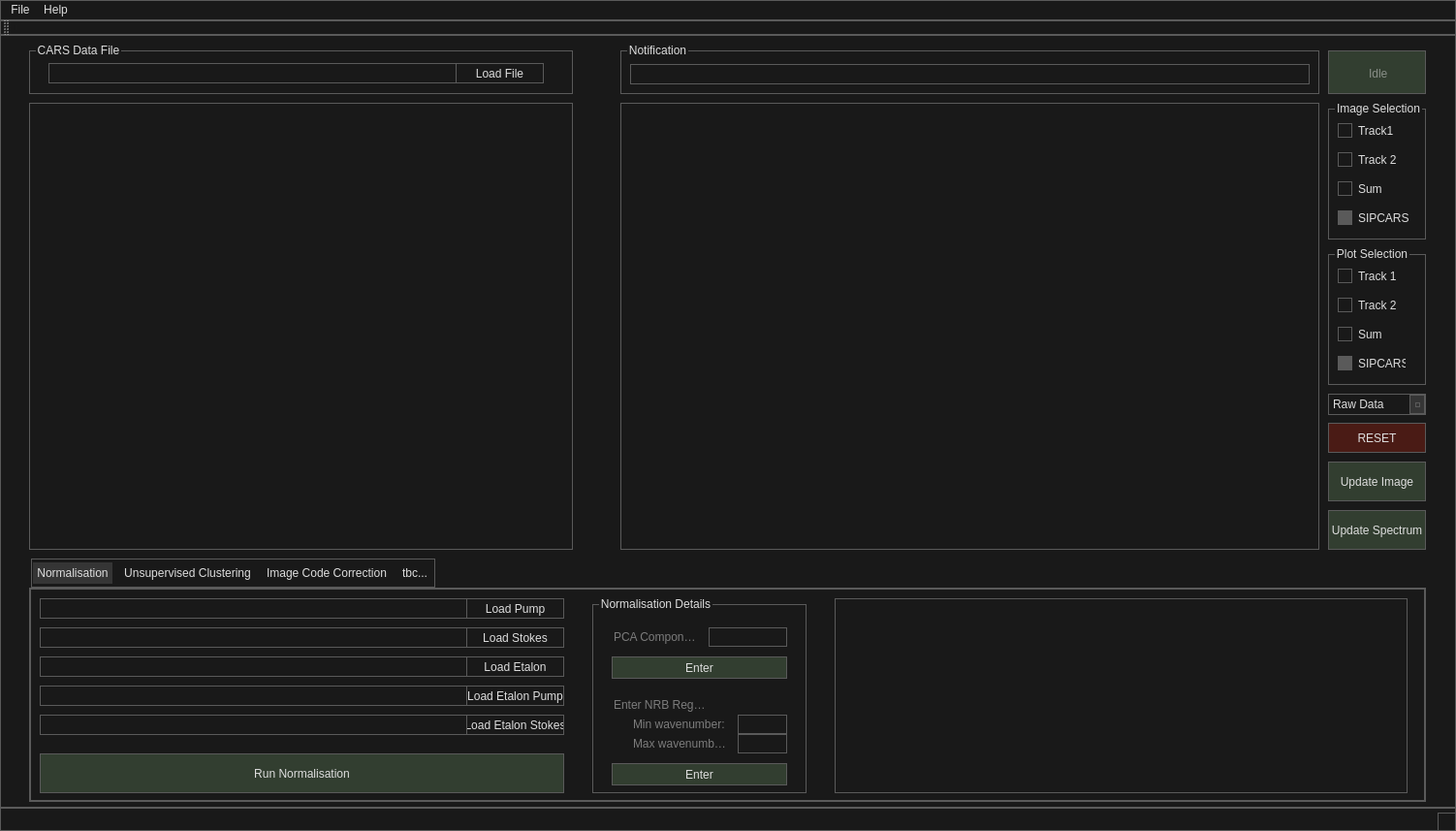
<?xml version="1.0" encoding="UTF-8"?>
<ui version="4.0">
 <class>MainWindow</class>
 <widget class="QMainWindow" name="MainWindow">
  <property name="geometry">
   <rect>
    <x>0</x>
    <y>0</y>
    <width>1502</width>
    <height>857</height>
   </rect>
  </property>
  <property name="windowTitle">
   <string>MainWindow</string>
  </property>
  <property name="autoFillBackground">
   <bool>false</bool>
  </property>
  <property name="styleSheet">
   <string notr="true">/*
	Copyright 2013 Emanuel Claesson

	Licensed under the Apache License, Version 2.0 (the &quot;License&quot;);
	you may not use this file except in compliance with the License.
	You may obtain a copy of the License at

		http://www.apache.org/licenses/LICENSE-2.0

	Unless required by applicable law or agreed to in writing, software
	distributed under the License is distributed on an &quot;AS IS&quot; BASIS,
	WITHOUT WARRANTIES OR CONDITIONS OF ANY KIND, either express or implied.
	See the License for the specific language governing permissions and
	limitations under the License.
*/

/*
	COLOR_DARK     = #191919
	COLOR_MEDIUM   = #353535
	COLOR_MEDLIGHT = #5A5A5A
	COLOR_LIGHT    = #DDDDDD
	COLOR_ACCENT   = #3D7848
*/

* {
	background: #191919;
	color: #DDDDDD;
	border: 1px solid #5A5A5A;
}

QWidget::item:selected {
	background: #3D7848;
}

QCheckBox, QRadioButton {
	border: none;
}

QRadioButton::indicator, QCheckBox::indicator {
	width: 13px;
	height: 13px;
}

QRadioButton::indicator::unchecked, QCheckBox::indicator::unchecked {
	border: 1px solid #5A5A5A;
	background: none;
}

QRadioButton::indicator:unchecked:hover, QCheckBox::indicator:unchecked:hover {
	border: 1px solid #DDDDDD;
}

QRadioButton::indicator::checked, QCheckBox::indicator::checked {
	border: 1px solid #5A5A5A;
	background: #5A5A5A;
}

QRadioButton::indicator:checked:hover, QCheckBox::indicator:checked:hover {
	border: 1px solid #DDDDDD;
	background: #DDDDDD;
}

QGroupBox {
	margin-top: 6px;
}

QGroupBox::title {
	top: -7px;
	left: 7px;
}

QScrollBar {
	border: 1px solid #5A5A5A;
	background: #191919;
}

QScrollBar:horizontal {
	height: 15px;
	margin: 0px 0px 0px 32px;
}

QScrollBar:vertical {
	width: 15px;
	margin: 32px 0px 0px 0px;
}

QScrollBar::handle {
	background: #353535;
	border: 1px solid #5A5A5A;
}

QScrollBar::handle:horizontal {
	border-width: 0px 1px 0px 1px;
}

QScrollBar::handle:vertical {
	border-width: 1px 0px 1px 0px;
}

QScrollBar::handle:horizontal {
	min-width: 20px;
}

QScrollBar::handle:vertical {
	min-height: 20px;
}

QScrollBar::add-line, QScrollBar::sub-line {
	background:#353535;
	border: 1px solid #5A5A5A;
	subcontrol-origin: margin;
}

QScrollBar::add-line {
	position: absolute;
}

QScrollBar::add-line:horizontal {
	width: 15px;
	subcontrol-position: left;
	left: 15px;
}

QScrollBar::add-line:vertical {
	height: 15px;
	subcontrol-position: top;
	top: 15px;
}

QScrollBar::sub-line:horizontal {
	width: 15px;
	subcontrol-position: top left;
}

QScrollBar::sub-line:vertical {
	height: 15px;
	subcontrol-position: top;
}

QScrollBar:left-arrow, QScrollBar::right-arrow, QScrollBar::up-arrow, QScrollBar::down-arrow {
	border: 1px solid #5A5A5A;
	width: 3px;
	height: 3px;
}

QScrollBar::add-page, QScrollBar::sub-page {
	background: none;
}

QAbstractButton:hover {
	background: #353535;
}

QAbstractButton:pressed {
	background: #5A5A5A;
}

QAbstractItemView {
	show-decoration-selected: 1;
	selection-background-color: #3D7848;
	selection-color: #DDDDDD;
	alternate-background-color: #353535;
}

QHeaderView {
	border: 1px solid #5A5A5A;
}

QHeaderView::section {
	background: #191919;
	border: 1px solid #5A5A5A;
	padding: 4px;
}

QHeaderView::section:selected, QHeaderView::section::checked {
	background: #353535;
}

QTableView {
	gridline-color: #5A5A5A;
}

QTabBar {
	margin-left: 2px;
}

QTabBar::tab {
	border-radius: 0px;
	padding: 4px;
	margin: 4px;
}

QTabBar::tab:selected {
	background: #353535;
}

QComboBox::down-arrow {
	border: 1px solid #5A5A5A;
	background: #353535;
}

QComboBox::drop-down {
	border: 1px solid #5A5A5A;
	background: #353535;
}

QComboBox::down-arrow {
	width: 3px;
	height: 3px;
	border: 1px solid #5A5A5A;
}

QAbstractSpinBox {
	padding-right: 15px;
}

QAbstractSpinBox::up-button, QAbstractSpinBox::down-button {
	border: 1px solid #5A5A5A;
	background: #353535;
	subcontrol-origin: border;
}

QAbstractSpinBox::up-arrow, QAbstractSpinBox::down-arrow {
	width: 3px;
	height: 3px;
	border: 1px solid #5A5A5A;
}

QSlider {
	border: none;
}

QSlider::groove:horizontal {
	height: 5px;
	margin: 4px 0px 4px 0px;
}

QSlider::groove:vertical {
	width: 5px;
	margin: 0px 4px 0px 4px;
}

QSlider::handle {
	border: 1px solid #5A5A5A;
	background: #353535;
}

QSlider::handle:horizontal {
	width: 15px;
	margin: -4px 0px -4px 0px;
}

QSlider::handle:vertical {
	height: 15px;
	margin: 0px -4px 0px -4px;
}

QSlider::add-page:vertical, QSlider::sub-page:horizontal {
	background: #3D7848;
}

QSlider::sub-page:vertical, QSlider::add-page:horizontal {
	background: #353535;
}

QLabel {
	border: none;
}

QProgressBar {
	text-align: center;
}

QProgressBar::chunk {
	width: 1px;
	background-color: #3D7848;
}

QMenu::separator {
	background: #353535;
}</string>
  </property>
  <widget class="QWidget" name="centralWidget">
   <widget class="ImageView" name="image_win">
    <property name="geometry">
     <rect>
      <x>30</x>
      <y>70</y>
      <width>561</width>
      <height>461</height>
     </rect>
    </property>
   </widget>
   <widget class="QPushButton" name="RESET">
    <property name="geometry">
     <rect>
      <x>1370</x>
      <y>400</y>
      <width>101</width>
      <height>31</height>
     </rect>
    </property>
    <property name="styleSheet">
     <string notr="true">QPushButton {
    background: #4a1b15;
}

QPushButton:hover {
    background: #62221b;
}

QPushButton:pressed {
    background: #762720;     
}</string>
    </property>
    <property name="text">
     <string>RESET</string>
    </property>
   </widget>
   <widget class="QPushButton" name="update_image">
    <property name="geometry">
     <rect>
      <x>1370</x>
      <y>440</y>
      <width>101</width>
      <height>41</height>
     </rect>
    </property>
    <property name="styleSheet">
     <string notr="true">QPushButton {
    background: #323e30;
}

QPushButton:hover {
    background: #3e5f41;
}

QPushButton:pressed {
    background: #537f57;     
}</string>
    </property>
    <property name="text">
     <string>Update Image</string>
    </property>
   </widget>
   <widget class="QPushButton" name="update_spectrum">
    <property name="geometry">
     <rect>
      <x>1370</x>
      <y>490</y>
      <width>101</width>
      <height>41</height>
     </rect>
    </property>
    <property name="styleSheet">
     <string notr="true">QPushButton {
    background: #323e30;
}

QPushButton:hover {
    background: #3e5f41;
}

QPushButton:pressed {
    background: #537f57;     
}</string>
    </property>
    <property name="text">
     <string>Update Spectrum</string>
    </property>
   </widget>
   <widget class="QGroupBox" name="image_selection_box">
    <property name="geometry">
     <rect>
      <x>1370</x>
      <y>70</y>
      <width>101</width>
      <height>141</height>
     </rect>
    </property>
    <property name="title">
     <string>Image Selection</string>
    </property>
    <widget class="QRadioButton" name="track1_image_select">
     <property name="geometry">
      <rect>
       <x>10</x>
       <y>20</y>
       <width>82</width>
       <height>17</height>
      </rect>
     </property>
     <property name="text">
      <string>Track1</string>
     </property>
     <property name="checked">
      <bool>false</bool>
     </property>
    </widget>
    <widget class="QRadioButton" name="track2_image_select">
     <property name="geometry">
      <rect>
       <x>10</x>
       <y>50</y>
       <width>82</width>
       <height>17</height>
      </rect>
     </property>
     <property name="text">
      <string>Track 2</string>
     </property>
     <property name="checked">
      <bool>false</bool>
     </property>
    </widget>
    <widget class="QRadioButton" name="sipcars_image_select">
     <property name="geometry">
      <rect>
       <x>10</x>
       <y>110</y>
       <width>82</width>
       <height>17</height>
      </rect>
     </property>
     <property name="text">
      <string>SIPCARS</string>
     </property>
     <property name="checked">
      <bool>true</bool>
     </property>
    </widget>
    <widget class="QRadioButton" name="sum_image_select">
     <property name="geometry">
      <rect>
       <x>10</x>
       <y>80</y>
       <width>82</width>
       <height>17</height>
      </rect>
     </property>
     <property name="text">
      <string>Sum</string>
     </property>
     <property name="checked">
      <bool>false</bool>
     </property>
    </widget>
   </widget>
   <widget class="PlotWidget" name="spectrum_win">
    <property name="geometry">
     <rect>
      <x>640</x>
      <y>70</y>
      <width>721</width>
      <height>461</height>
     </rect>
    </property>
   </widget>
   <widget class="QGroupBox" name="file_box">
    <property name="geometry">
     <rect>
      <x>30</x>
      <y>10</y>
      <width>561</width>
      <height>51</height>
     </rect>
    </property>
    <property name="title">
     <string>CARS Data File</string>
    </property>
    <widget class="QPushButton" name="load_file">
     <property name="geometry">
      <rect>
       <x>440</x>
       <y>19</y>
       <width>91</width>
       <height>21</height>
      </rect>
     </property>
     <property name="text">
      <string>Load File</string>
     </property>
    </widget>
    <widget class="QLineEdit" name="cars_file_name">
     <property name="geometry">
      <rect>
       <x>20</x>
       <y>19</y>
       <width>421</width>
       <height>21</height>
      </rect>
     </property>
     <property name="readOnly">
      <bool>true</bool>
     </property>
    </widget>
   </widget>
   <widget class="QGroupBox" name="error_box">
    <property name="geometry">
     <rect>
      <x>640</x>
      <y>10</y>
      <width>721</width>
      <height>51</height>
     </rect>
    </property>
    <property name="title">
     <string>Notification</string>
    </property>
    <widget class="QLineEdit" name="error_text">
     <property name="geometry">
      <rect>
       <x>10</x>
       <y>20</y>
       <width>701</width>
       <height>21</height>
      </rect>
     </property>
     <property name="readOnly">
      <bool>true</bool>
     </property>
    </widget>
   </widget>
   <widget class="QGroupBox" name="plot_selection_box">
    <property name="geometry">
     <rect>
      <x>1370</x>
      <y>220</y>
      <width>101</width>
      <height>141</height>
     </rect>
    </property>
    <property name="title">
     <string>Plot Selection</string>
    </property>
    <widget class="QCheckBox" name="track1_plot_select">
     <property name="geometry">
      <rect>
       <x>10</x>
       <y>20</y>
       <width>70</width>
       <height>17</height>
      </rect>
     </property>
     <property name="text">
      <string>Track 1</string>
     </property>
    </widget>
    <widget class="QCheckBox" name="track2_plot_select">
     <property name="geometry">
      <rect>
       <x>10</x>
       <y>50</y>
       <width>70</width>
       <height>17</height>
      </rect>
     </property>
     <property name="text">
      <string>Track 2</string>
     </property>
    </widget>
    <widget class="QCheckBox" name="sum_plot_select">
     <property name="geometry">
      <rect>
       <x>10</x>
       <y>80</y>
       <width>70</width>
       <height>17</height>
      </rect>
     </property>
     <property name="text">
      <string>Sum</string>
     </property>
    </widget>
    <widget class="QCheckBox" name="sipcars_plot_select">
     <property name="geometry">
      <rect>
       <x>10</x>
       <y>110</y>
       <width>70</width>
       <height>17</height>
      </rect>
     </property>
     <property name="text">
      <string>SIPCARS</string>
     </property>
     <property name="checked">
      <bool>true</bool>
     </property>
    </widget>
   </widget>
   <widget class="QTabWidget" name="tabWidget">
    <property name="geometry">
     <rect>
      <x>30</x>
      <y>540</y>
      <width>1441</width>
      <height>251</height>
     </rect>
    </property>
    <property name="palette">
     <palette>
      <active>
       <colorrole role="WindowText">
        <brush brushstyle="SolidPattern">
         <color alpha="255">
          <red>221</red>
          <green>221</green>
          <blue>221</blue>
         </color>
        </brush>
       </colorrole>
       <colorrole role="Button">
        <brush brushstyle="SolidPattern">
         <color alpha="255">
          <red>25</red>
          <green>25</green>
          <blue>25</blue>
         </color>
        </brush>
       </colorrole>
       <colorrole role="Text">
        <brush brushstyle="SolidPattern">
         <color alpha="255">
          <red>221</red>
          <green>221</green>
          <blue>221</blue>
         </color>
        </brush>
       </colorrole>
       <colorrole role="ButtonText">
        <brush brushstyle="SolidPattern">
         <color alpha="255">
          <red>221</red>
          <green>221</green>
          <blue>221</blue>
         </color>
        </brush>
       </colorrole>
       <colorrole role="Base">
        <brush brushstyle="SolidPattern">
         <color alpha="255">
          <red>25</red>
          <green>25</green>
          <blue>25</blue>
         </color>
        </brush>
       </colorrole>
       <colorrole role="Window">
        <brush brushstyle="SolidPattern">
         <color alpha="255">
          <red>25</red>
          <green>25</green>
          <blue>25</blue>
         </color>
        </brush>
       </colorrole>
      </active>
      <inactive>
       <colorrole role="WindowText">
        <brush brushstyle="SolidPattern">
         <color alpha="255">
          <red>221</red>
          <green>221</green>
          <blue>221</blue>
         </color>
        </brush>
       </colorrole>
       <colorrole role="Button">
        <brush brushstyle="SolidPattern">
         <color alpha="255">
          <red>25</red>
          <green>25</green>
          <blue>25</blue>
         </color>
        </brush>
       </colorrole>
       <colorrole role="Text">
        <brush brushstyle="SolidPattern">
         <color alpha="255">
          <red>221</red>
          <green>221</green>
          <blue>221</blue>
         </color>
        </brush>
       </colorrole>
       <colorrole role="ButtonText">
        <brush brushstyle="SolidPattern">
         <color alpha="255">
          <red>221</red>
          <green>221</green>
          <blue>221</blue>
         </color>
        </brush>
       </colorrole>
       <colorrole role="Base">
        <brush brushstyle="SolidPattern">
         <color alpha="255">
          <red>25</red>
          <green>25</green>
          <blue>25</blue>
         </color>
        </brush>
       </colorrole>
       <colorrole role="Window">
        <brush brushstyle="SolidPattern">
         <color alpha="255">
          <red>25</red>
          <green>25</green>
          <blue>25</blue>
         </color>
        </brush>
       </colorrole>
      </inactive>
      <disabled>
       <colorrole role="WindowText">
        <brush brushstyle="SolidPattern">
         <color alpha="255">
          <red>221</red>
          <green>221</green>
          <blue>221</blue>
         </color>
        </brush>
       </colorrole>
       <colorrole role="Button">
        <brush brushstyle="SolidPattern">
         <color alpha="255">
          <red>25</red>
          <green>25</green>
          <blue>25</blue>
         </color>
        </brush>
       </colorrole>
       <colorrole role="Text">
        <brush brushstyle="SolidPattern">
         <color alpha="255">
          <red>221</red>
          <green>221</green>
          <blue>221</blue>
         </color>
        </brush>
       </colorrole>
       <colorrole role="ButtonText">
        <brush brushstyle="SolidPattern">
         <color alpha="255">
          <red>221</red>
          <green>221</green>
          <blue>221</blue>
         </color>
        </brush>
       </colorrole>
       <colorrole role="Base">
        <brush brushstyle="SolidPattern">
         <color alpha="255">
          <red>25</red>
          <green>25</green>
          <blue>25</blue>
         </color>
        </brush>
       </colorrole>
       <colorrole role="Window">
        <brush brushstyle="SolidPattern">
         <color alpha="255">
          <red>25</red>
          <green>25</green>
          <blue>25</blue>
         </color>
        </brush>
       </colorrole>
      </disabled>
     </palette>
    </property>
    <property name="styleSheet">
     <string notr="true">QTabWidget {
border: 0;
}

QTabWidget::pane {
border: 0;
}</string>
    </property>
    <property name="currentIndex">
     <number>0</number>
    </property>
    <widget class="QWidget" name="normalisation_tab">
     <attribute name="title">
      <string>Normalisation</string>
     </attribute>
     <widget class="PlotWidget" name="normalisation_spectrum_win">
      <property name="geometry">
       <rect>
        <x>830</x>
        <y>10</y>
        <width>591</width>
        <height>201</height>
       </rect>
      </property>
     </widget>
     <widget class="QLineEdit" name="pump_file_name">
      <property name="geometry">
       <rect>
        <x>10</x>
        <y>10</y>
        <width>441</width>
        <height>21</height>
       </rect>
      </property>
      <property name="readOnly">
       <bool>true</bool>
      </property>
     </widget>
     <widget class="QPushButton" name="load_pump_file">
      <property name="geometry">
       <rect>
        <x>450</x>
        <y>10</y>
        <width>101</width>
        <height>21</height>
       </rect>
      </property>
      <property name="text">
       <string>Load Pump</string>
      </property>
     </widget>
     <widget class="QPushButton" name="load_stokes_file">
      <property name="geometry">
       <rect>
        <x>450</x>
        <y>40</y>
        <width>101</width>
        <height>21</height>
       </rect>
      </property>
      <property name="text">
       <string>Load Stokes</string>
      </property>
     </widget>
     <widget class="QLineEdit" name="stokes_file_name">
      <property name="geometry">
       <rect>
        <x>10</x>
        <y>40</y>
        <width>441</width>
        <height>21</height>
       </rect>
      </property>
      <property name="readOnly">
       <bool>true</bool>
      </property>
     </widget>
     <widget class="QPushButton" name="load_etalon_file">
      <property name="geometry">
       <rect>
        <x>450</x>
        <y>70</y>
        <width>101</width>
        <height>21</height>
       </rect>
      </property>
      <property name="text">
       <string>Load Etalon</string>
      </property>
     </widget>
     <widget class="QPushButton" name="load_etalonpump_file">
      <property name="geometry">
       <rect>
        <x>450</x>
        <y>100</y>
        <width>101</width>
        <height>21</height>
       </rect>
      </property>
      <property name="text">
       <string>Load Etalon Pump</string>
      </property>
     </widget>
     <widget class="QLineEdit" name="etalonpump_file_name">
      <property name="geometry">
       <rect>
        <x>10</x>
        <y>100</y>
        <width>441</width>
        <height>21</height>
       </rect>
      </property>
      <property name="readOnly">
       <bool>true</bool>
      </property>
     </widget>
     <widget class="QLineEdit" name="etalon_file_name">
      <property name="geometry">
       <rect>
        <x>10</x>
        <y>70</y>
        <width>441</width>
        <height>21</height>
       </rect>
      </property>
      <property name="readOnly">
       <bool>true</bool>
      </property>
     </widget>
     <widget class="QPushButton" name="load_etalonstokes_file">
      <property name="geometry">
       <rect>
        <x>450</x>
        <y>130</y>
        <width>101</width>
        <height>21</height>
       </rect>
      </property>
      <property name="text">
       <string>Load Etalon Stokes</string>
      </property>
     </widget>
     <widget class="QLineEdit" name="etalonstokes_file_name">
      <property name="geometry">
       <rect>
        <x>10</x>
        <y>130</y>
        <width>441</width>
        <height>21</height>
       </rect>
      </property>
      <property name="readOnly">
       <bool>true</bool>
      </property>
     </widget>
     <widget class="QGroupBox" name="normalisation_box">
      <property name="geometry">
       <rect>
        <x>580</x>
        <y>10</y>
        <width>221</width>
        <height>201</height>
       </rect>
      </property>
      <property name="title">
       <string>Normalisation Details</string>
      </property>
      <widget class="QLineEdit" name="lineEdit">
       <property name="geometry">
        <rect>
         <x>20</x>
         <y>30</y>
         <width>91</width>
         <height>20</height>
        </rect>
       </property>
       <property name="cursor">
        <cursorShape>ArrowCursor</cursorShape>
       </property>
       <property name="styleSheet">
        <string notr="true">border: 0</string>
       </property>
       <property name="readOnly">
        <bool>true</bool>
       </property>
       <property name="placeholderText">
        <string>PCA Components:</string>
       </property>
      </widget>
      <widget class="QLineEdit" name="pca_comp_no">
       <property name="geometry">
        <rect>
         <x>120</x>
         <y>30</y>
         <width>81</width>
         <height>20</height>
        </rect>
       </property>
      </widget>
      <widget class="QLineEdit" name="lineEdit_5">
       <property name="geometry">
        <rect>
         <x>20</x>
         <y>100</y>
         <width>101</width>
         <height>20</height>
        </rect>
       </property>
       <property name="cursor">
        <cursorShape>ArrowCursor</cursorShape>
       </property>
       <property name="styleSheet">
        <string notr="true">border: 0</string>
       </property>
       <property name="readOnly">
        <bool>true</bool>
       </property>
       <property name="placeholderText">
        <string>Enter NRB Region:</string>
       </property>
      </widget>
      <widget class="QLineEdit" name="nrb_no_min">
       <property name="geometry">
        <rect>
         <x>150</x>
         <y>120</y>
         <width>51</width>
         <height>20</height>
        </rect>
       </property>
      </widget>
      <widget class="QLineEdit" name="lineEdit_7">
       <property name="geometry">
        <rect>
         <x>40</x>
         <y>120</y>
         <width>101</width>
         <height>20</height>
        </rect>
       </property>
       <property name="cursor">
        <cursorShape>ArrowCursor</cursorShape>
       </property>
       <property name="styleSheet">
        <string notr="true">border: 0</string>
       </property>
       <property name="readOnly">
        <bool>true</bool>
       </property>
       <property name="placeholderText">
        <string>Min wavenumber:</string>
       </property>
      </widget>
      <widget class="QLineEdit" name="nrb_no_max">
       <property name="geometry">
        <rect>
         <x>150</x>
         <y>140</y>
         <width>51</width>
         <height>20</height>
        </rect>
       </property>
      </widget>
      <widget class="QLineEdit" name="lineEdit_9">
       <property name="geometry">
        <rect>
         <x>40</x>
         <y>140</y>
         <width>101</width>
         <height>20</height>
        </rect>
       </property>
       <property name="cursor">
        <cursorShape>ArrowCursor</cursorShape>
       </property>
       <property name="styleSheet">
        <string notr="true">border: 0</string>
       </property>
       <property name="readOnly">
        <bool>true</bool>
       </property>
       <property name="placeholderText">
        <string>Max wavenumber:</string>
       </property>
      </widget>
      <widget class="QPushButton" name="pca_comp_enter">
       <property name="geometry">
        <rect>
         <x>20</x>
         <y>60</y>
         <width>181</width>
         <height>23</height>
        </rect>
       </property>
       <property name="styleSheet">
        <string notr="true">QPushButton {
    background: #323e30;
}

QPushButton:hover {
    background: #3e5f41;
}

QPushButton:pressed {
    background: #537f57;     
}</string>
       </property>
       <property name="text">
        <string>Enter</string>
       </property>
      </widget>
      <widget class="QPushButton" name="nrb_enter">
       <property name="geometry">
        <rect>
         <x>20</x>
         <y>170</y>
         <width>181</width>
         <height>23</height>
        </rect>
       </property>
       <property name="styleSheet">
        <string notr="true">QPushButton {
    background: #323e30;
}

QPushButton:hover {
    background: #3e5f41;
}

QPushButton:pressed {
    background: #537f57;     
}</string>
       </property>
       <property name="text">
        <string>Enter</string>
       </property>
      </widget>
     </widget>
     <widget class="QPushButton" name="run_normalisation">
      <property name="geometry">
       <rect>
        <x>10</x>
        <y>170</y>
        <width>541</width>
        <height>41</height>
       </rect>
      </property>
      <property name="styleSheet">
       <string notr="true">QPushButton {
    background: #323e30;
}

QPushButton:hover {
    background: #3e5f41;
}

QPushButton:pressed {
    background: #537f57;     
}</string>
      </property>
      <property name="text">
       <string>Run Normalisation</string>
      </property>
     </widget>
    </widget>
    <widget class="QWidget" name="tab">
     <attribute name="title">
      <string>Unsupervised Clustering</string>
     </attribute>
     <widget class="QTabWidget" name="tabWidget_2">
      <property name="geometry">
       <rect>
        <x>10</x>
        <y>10</y>
        <width>1421</width>
        <height>201</height>
       </rect>
      </property>
      <property name="tabPosition">
       <enum>QTabWidget::West</enum>
      </property>
      <property name="tabShape">
       <enum>QTabWidget::Rounded</enum>
      </property>
      <property name="currentIndex">
       <number>0</number>
      </property>
      <widget class="QWidget" name="tab_4">
       <attribute name="title">
        <string>PCA</string>
       </attribute>
       <widget class="QGroupBox" name="groupBox_5">
        <property name="geometry">
         <rect>
          <x>10</x>
          <y>10</y>
          <width>431</width>
          <height>181</height>
         </rect>
        </property>
        <property name="title">
         <string>Factorisation Technique Details</string>
        </property>
        <widget class="QSpinBox" name="pca_cluster_choose">
         <property name="geometry">
          <rect>
           <x>280</x>
           <y>130</y>
           <width>42</width>
           <height>22</height>
          </rect>
         </property>
         <property name="maximum">
          <number>0</number>
         </property>
        </widget>
        <widget class="QLineEdit" name="lineEdit_2">
         <property name="geometry">
          <rect>
           <x>20</x>
           <y>30</y>
           <width>101</width>
           <height>20</height>
          </rect>
         </property>
         <property name="cursor">
          <cursorShape>ArrowCursor</cursorShape>
         </property>
         <property name="styleSheet">
          <string notr="true">border: 0</string>
         </property>
         <property name="text">
          <string>No. of Components:</string>
         </property>
         <property name="readOnly">
          <bool>true</bool>
         </property>
         <property name="placeholderText">
          <string>PCA Components:</string>
         </property>
        </widget>
        <widget class="QLineEdit" name="pca_cluster_comp_no">
         <property name="geometry">
          <rect>
           <x>130</x>
           <y>30</y>
           <width>81</width>
           <height>20</height>
          </rect>
         </property>
        </widget>
        <widget class="QCheckBox" name="pca_cluster_whiten">
         <property name="geometry">
          <rect>
           <x>280</x>
           <y>30</y>
           <width>91</width>
           <height>20</height>
          </rect>
         </property>
         <property name="layoutDirection">
          <enum>Qt::RightToLeft</enum>
         </property>
         <property name="text">
          <string>Whiten data?</string>
         </property>
        </widget>
        <widget class="QPushButton" name="pca_cluster_run">
         <property name="geometry">
          <rect>
           <x>20</x>
           <y>70</y>
           <width>191</width>
           <height>41</height>
          </rect>
         </property>
         <property name="styleSheet">
          <string notr="true">QPushButton {
    background: #323e30;
}

QPushButton:hover {
    background: #3e5f41;
}

QPushButton:pressed {
    background: #537f57;     
}</string>
         </property>
         <property name="text">
          <string>Run PCA Decomposition</string>
         </property>
        </widget>
        <widget class="QLineEdit" name="lineEdit_3">
         <property name="geometry">
          <rect>
           <x>100</x>
           <y>130</y>
           <width>171</width>
           <height>20</height>
          </rect>
         </property>
         <property name="cursor">
          <cursorShape>ArrowCursor</cursorShape>
         </property>
         <property name="styleSheet">
          <string notr="true">border: 0</string>
         </property>
         <property name="text">
          <string>Select which component to view:</string>
         </property>
         <property name="readOnly">
          <bool>true</bool>
         </property>
         <property name="placeholderText">
          <string>PCA Components:</string>
         </property>
        </widget>
        <widget class="QPushButton" name="pca_cluster_clear">
         <property name="geometry">
          <rect>
           <x>220</x>
           <y>70</y>
           <width>191</width>
           <height>41</height>
          </rect>
         </property>
         <property name="styleSheet">
          <string notr="true">QPushButton {
    background: #4a1b15;
}

QPushButton:hover {
    background: #62221b;
}

QPushButton:pressed {
    background: #762720;     
}</string>
         </property>
         <property name="text">
          <string>CLEAR</string>
         </property>
        </widget>
       </widget>
       <widget class="ImageView" name="pca_cluster_image_win">
        <property name="geometry">
         <rect>
          <x>470</x>
          <y>10</y>
          <width>341</width>
          <height>181</height>
         </rect>
        </property>
       </widget>
       <widget class="PlotWidget" name="pca_cluster_spectrum_win">
        <property name="geometry">
         <rect>
          <x>820</x>
          <y>10</y>
          <width>561</width>
          <height>181</height>
         </rect>
        </property>
       </widget>
      </widget>
      <widget class="QWidget" name="tab_5">
       <attribute name="title">
        <string>Kernel PCA</string>
       </attribute>
      </widget>
      <widget class="QWidget" name="tab_6">
       <attribute name="title">
        <string>ICA</string>
       </attribute>
      </widget>
      <widget class="QWidget" name="tab_7">
       <attribute name="title">
        <string>NNMF</string>
       </attribute>
      </widget>
     </widget>
    </widget>
    <widget class="QWidget" name="tab_3">
     <attribute name="title">
      <string>Image Code Correction</string>
     </attribute>
    </widget>
    <widget class="QWidget" name="tab_2">
     <attribute name="title">
      <string>tbc...</string>
     </attribute>
    </widget>
   </widget>
   <widget class="QGroupBox" name="show_state">
    <property name="geometry">
     <rect>
      <x>1370</x>
      <y>10</y>
      <width>101</width>
      <height>51</height>
     </rect>
    </property>
    <property name="styleSheet">
     <string notr="true">background: #323e30</string>
    </property>
    <property name="title">
     <string/>
    </property>
    <widget class="QLineEdit" name="show_state_text">
     <property name="geometry">
      <rect>
       <x>40</x>
       <y>20</y>
       <width>31</width>
       <height>20</height>
      </rect>
     </property>
     <property name="styleSheet">
      <string notr="true">border: 0;</string>
     </property>
     <property name="readOnly">
      <bool>true</bool>
     </property>
     <property name="placeholderText">
      <string>Idle</string>
     </property>
    </widget>
   </widget>
   <widget class="QComboBox" name="cars_data_type">
    <property name="geometry">
     <rect>
      <x>1370</x>
      <y>370</y>
      <width>101</width>
      <height>22</height>
     </rect>
    </property>
    <property name="currentIndex">
     <number>0</number>
    </property>
    <item>
     <property name="text">
      <string>Raw Data</string>
     </property>
    </item>
    <item>
     <property name="text">
      <string>Normalised Data</string>
     </property>
    </item>
   </widget>
  </widget>
  <widget class="QToolBar" name="mainToolBar">
   <attribute name="toolBarArea">
    <enum>TopToolBarArea</enum>
   </attribute>
   <attribute name="toolBarBreak">
    <bool>false</bool>
   </attribute>
   <addaction name="separator"/>
  </widget>
  <widget class="QStatusBar" name="statusBar"/>
  <widget class="QMenuBar" name="menuBar">
   <property name="geometry">
    <rect>
     <x>0</x>
     <y>0</y>
     <width>1502</width>
     <height>23</height>
    </rect>
   </property>
   <widget class="QMenu" name="menuFile">
    <property name="title">
     <string>File</string>
    </property>
    <addaction name="actionSave_Session"/>
    <addaction name="actionExit"/>
   </widget>
   <widget class="QMenu" name="menuHelp">
    <property name="title">
     <string>Help</string>
    </property>
   </widget>
   <addaction name="menuFile"/>
   <addaction name="menuHelp"/>
  </widget>
  <action name="actionExit">
   <property name="text">
    <string>Exit</string>
   </property>
  </action>
  <action name="actionSave_Session">
   <property name="text">
    <string>Save Session</string>
   </property>
  </action>
 </widget>
 <layoutdefault spacing="6" margin="11"/>
 <customwidgets>
  <customwidget>
   <class>PlotWidget</class>
   <extends>QGraphicsView</extends>
   <header>pyqtgraph</header>
  </customwidget>
  <customwidget>
   <class>ImageView</class>
   <extends>QGraphicsView</extends>
   <header>pyqtgraph</header>
  </customwidget>
 </customwidgets>
 <resources/>
 <connections/>
</ui>
